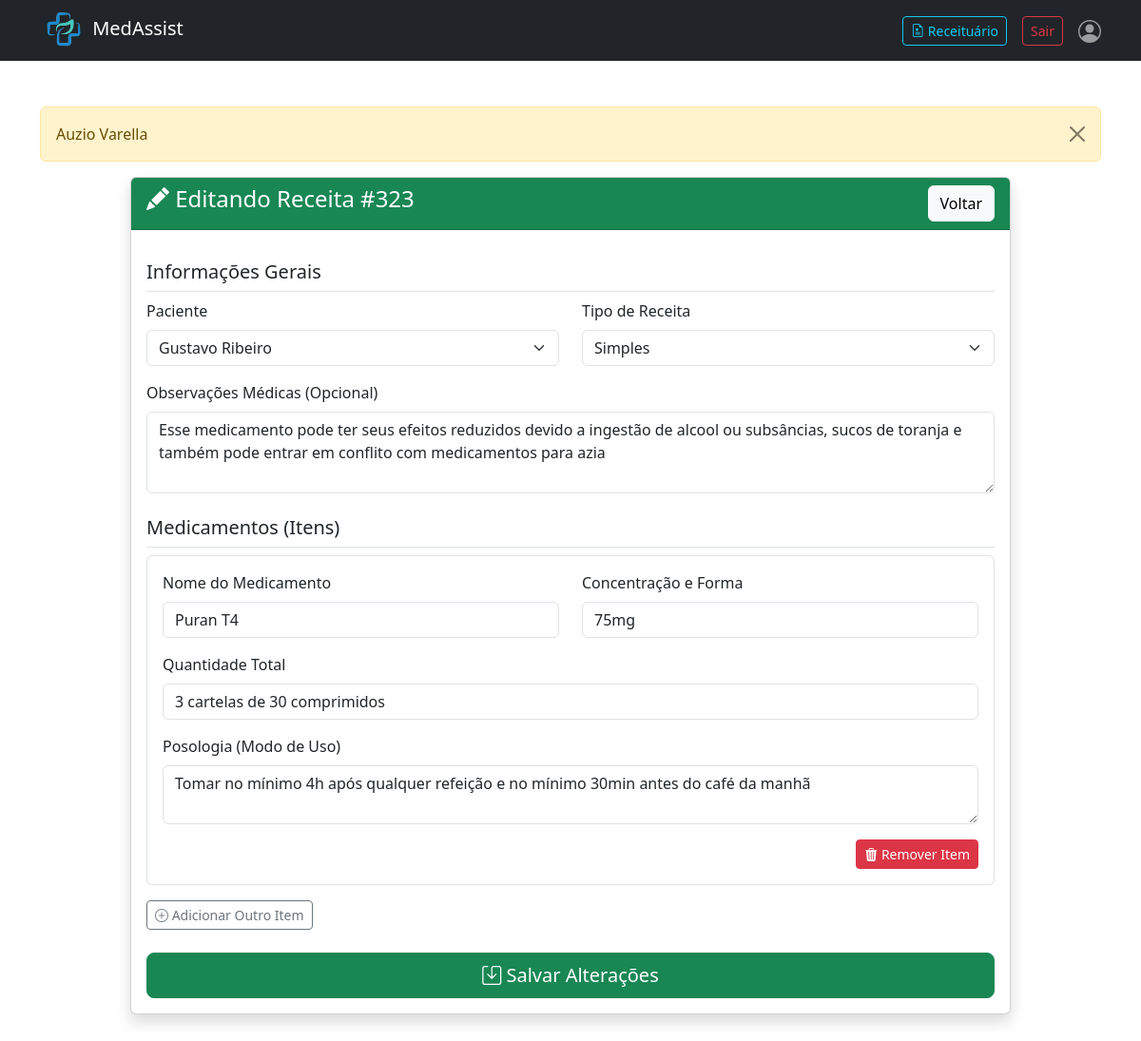
Page /view/receita-edit.php?id=323 (signed in) on the committed database.
### tables this page shows
CREATE TABLE `receitas` (
  `id` int(11) NOT NULL AUTO_INCREMENT,
  `medico_id` int(11) NOT NULL COMMENT 'ID do Médico (FK para usuarios)',
  `paciente_id` int(11) NOT NULL COMMENT 'ID do Paciente (FK para usuarios)',
  `data_prescricao` datetime NOT NULL DEFAULT current_timestamp() COMMENT 'Data e hora da emissão',
  `tipo_receita` varchar(50) NOT NULL DEFAULT 'Simples' COMMENT 'Tipo: Branco Simples, Branco Especial,  azul, e amarelo.',
  `observacoes` text DEFAULT NULL COMMENT 'Observações gerais do médico',
  `token_assinatura` varchar(255) DEFAULT NULL,
  PRIMARY KEY (`id`)
);

CREATE TABLE `itens_receita` (
  `id` int(11) NOT NULL AUTO_INCREMENT,
  `receita_id` int(11) NOT NULL COMMENT 'ID da Receita (FK para receitas)',
  `medicamento_nome` varchar(255) NOT NULL COMMENT 'Nome do medicamento',
  `concentracao` varchar(100) NOT NULL COMMENT 'Ex: 500mg Comprimido, 30 Gotas',
  `quantidade_total` varchar(50) NOT NULL COMMENT 'Ex: 30 comprimidos, 1 frasco',
  `posologia` text NOT NULL COMMENT 'Instruções de uso: 1 comp a cada 8h por 7 dias',
  `data_inicio` date DEFAULT NULL,
  `data_fim` date DEFAULT NULL,
  `justificativa_cancelamento` text DEFAULT NULL,
  PRIMARY KEY (`id`),
  KEY `receita_id` (`receita_id`)
);

### view/receita-edit.php (the view, shortened to what this page needs)
<?php
    require '../Model/conexao.php';
    $receita_id = mysqli_real_escape_string($conexao, $_GET['id']);
    $sql_receita = "SELECT * FROM receitas WHERE id = $receita_id";
    $query_receita = mysqli_query($conexao, $sql_receita);
    $receita = mysqli_fetch_array($query_receita);
    $sql_pacientes = "SELECT id, nome FROM usuarios WHERE role = 'paciente' ORDER BY nome ASC";
    $pacientes = mysqli_query($conexao, $sql_pacientes);
    $sql_itens = "SELECT * FROM itens_receita WHERE receita_id = $receita_id";
    $query_itens = mysqli_query($conexao, $sql_itens);
?>
<!doctype html>
<html lang="pt-br">
  <head>
    <link href="https://cdn.jsdelivr.net/npm/bootstrap@5.3.8/dist/css/bootstrap.min.css" rel="stylesheet">
    <link rel="stylesheet" href="https://cdn.jsdelivr.net/npm/bootstrap-icons@1.13.1/font/bootstrap-icons.min.css">
  </head>
  <body>
    <?php include('navbar.php'); ?>
    <div class="container mt-5 mb-5">
      <?php include('../view/mensagem.php')?>
      <div class="row justify-content-center">
        <div class="col-md-10">
          <div class="card shadow">
            <div class="card-header bg-success text-white">
              <h4 class="mb-0">
                <span class="bi-pencil-fill"></span> Editando Receita #<?= $receita_id ?>
                <a href="javascript:history.go(-1)" class="btn btn-light float-end">Voltar</a>
              </h4>
            </div>
            <div class="card-body">
              <form action="../controller/acoes.php" method="POST">
                <h5 class="mt-3 border-bottom pb-2">Informações Gerais</h5>
                <div class="row">
                    <div class="col-md-6 mb-3">
                        <label for="paciente_id" class="form-label">Paciente</label>
                        <select name="paciente_id" id="paciente_id" class="form-select" required>
                            <?php
                            mysqli_data_seek($pacientes, 0);
                            while($paciente = mysqli_fetch_assoc($pacientes)):
                                $selected = ($paciente['id'] == $receita['paciente_id']) ? 'selected' : '';
                            ?>
                                <option value="<?= $paciente['id'] ?>" <?= $selected ?>><?= $paciente['nome'] ?></option>
                            <?php endwhile; ?>
                        </select>
                    </div>
                    <div class="col-md-6 mb-3">
                        <label for="tipo_receita" class="form-label">Tipo de Receita</label>
                        <select name="tipo_receita" id="tipo_receita" class="form-select" required>
                            <?php $tipos = ['Simples', 'Controle Especial', 'Amarela', 'Azul']; ?>
                            <?php foreach($tipos as $tipo): ?>
                                <option value="<?= $tipo ?>" <?= ($tipo == $receita['tipo_receita'] ? 'selected' : '') ?>>
                                    <?= $tipo ?>
                                </option>
                            <?php endforeach; ?>
                        </select>
                    </div>
                </div>
                <div class="mb-3">
                    <label for="observacoes" class="form-label">Observações Médicas (Opcional)</label>
                    <textarea name="observacoes" id="observacoes" rows="3" class="form-control"><?= htmlspecialchars($receita['observacoes'] ?? '') ?></textarea>
                </div>
                <h5 class="mt-4 border-bottom pb-2">Medicamentos (Itens)</h5>
                <div id="itens-container">
                    <?php
                    $item_count = mysqli_num_rows($query_itens);
                    if($item_count > 0):
                        while($item = mysqli_fetch_array($query_itens)):
                    ?>
                    <div class="item-receita border p-3 mb-3 rounded">
                        <div class="row">
                            <div class="col-md-6 mb-3">
                                <label for="medicamento_nome" class="form-label">Nome do Medicamento</label>
                                <input type="text" name="medicamento_nome[]" value="<?= htmlspecialchars($item['medicamento_nome']) ?>" class="form-control" required>
                            </div>
                            <div class="col-md-6 mb-3">
                                <label for="concentracao" class="form-label">Concentração e Forma</label>
                                <input type="text" name="concentracao[]" value="<?= htmlspecialchars($item['concentracao']) ?>" class="form-control" placeholder="Ex: 500mg Comprimido" required>
                            </div>
                        </div>
                        <div class="mb-3">
                            <label for="quantidade_total" class="form-label">Quantidade Total</label>
                            <input type="text" name="quantidade_total[]" value="<?= htmlspecialchars($item['quantidade_total']) ?>" class="form-control" placeholder="Ex: 30 comprimidos" required>
                        </div>
                        <div class="mb-3">
                            <label for="posologia" class="form-label">Posologia (Modo de Uso)</label>
                            <textarea name="posologia[]" rows="2" class="form-control" placeholder="Ex: Tomar 1 comprimido a cada 8 horas por 7 dias." required><?= htmlspecialchars($item['posologia']) ?></textarea>
                        </div>
                        <div class="remover-btn-espaco mt-3 clearfix">
                            <button type="button" class="btn btn-danger btn-sm remove-item-btn float-end" onclick="this.closest('.item-receita').remove()">
                                <span class="bi-trash3-fill"></span> Remover Item
                            </button>
                        </div>
                    </div>
                    <?php
                        endwhile;
                    endif; ?>
                </div>
                <button type="button" id="add-item-btn" class="btn btn-sm btn-outline-secondary mb-4">
                    <span class="bi-plus-circle"></span> Adicionar Outro Item
                </button>
                <div class="d-grid gap-2">
                    <button type="submit" name="update_receita" class="btn btn-success btn-lg">
                        <span class="bi-save"></span> Salvar Alterações
                    </button>
                </div>
              </form>
            </div>
          </div>
        </div>
      </div>
    </div>
  </body>
</html>

### rows in the picture
receitas: tipo_receita "Simples", observacoes "Esse medicamento pode ter seus efeitos reduzidos devido a ingestão de alcool ou subsâncias, sucos de toranja e também pode entrar em conflito com medicamentos para azia"
itens_receita: medicamento_nome "Puran T4", concentracao "75mg", quantidade_total "3 cartelas de 30 comprimidos", posologia "Tomar no mínimo 4h após qualquer refeição e no mínimo 30min antes do café da manhã"

### other values in the picture
$_SESSION['mensagem'] "Auzio Varella"
$receita_id "323"
form field paciente_id "Gustavo Ribeiro"
